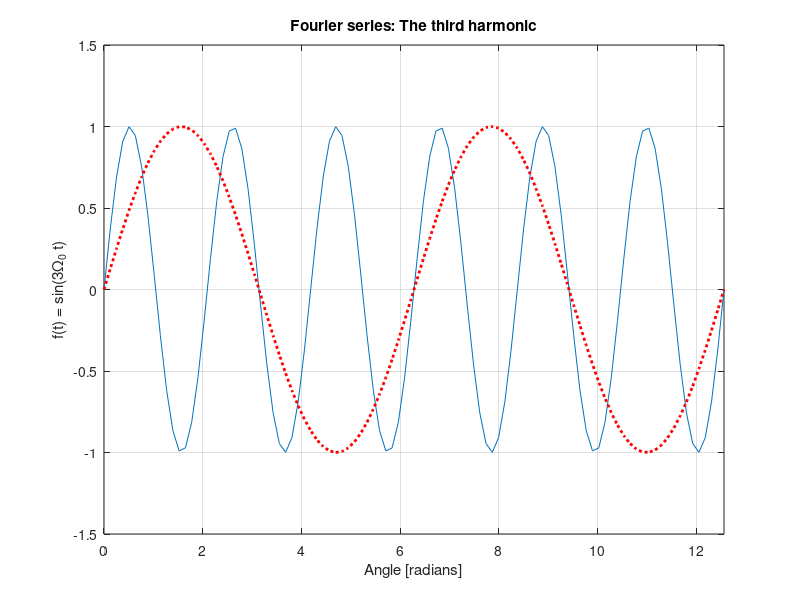

The MATLAB script that drew this image:
%% Waves and Symmetry
% Prepared for EG-247 Signals and Systems by Chris Jobling
%% Square wave

t = [-3*pi,-2*pi,-2*pi,-2*pi,-pi,-pi,-pi,0,0,0,pi,pi,pi,2*pi,2*pi,2*pi,3*pi];
f = [-1,-1,0,1,1,0,-1,-1,0,1,1,0,-1,-1,0,1,1];
plot(t,f,"LineWidth",2)
axis([-2*pi,2*pi,-1.5,1.5])
grid
title('Square waveform')
xlabel('Angle [radians]')
ylabel('f(t)')
%% Shifted square wave

t = [-3*pi,-2*pi,-2*pi,-2*pi,-pi,-pi,-pi,0,0,0,pi,pi,pi,2*pi,2*pi,2*pi,3*pi];
f = [-1,-1,0,1,1,0,-1,-1,0,1,1,0,-1,-1,0,1,1];
plot(t-pi/2,f,"LineWidth",2)
axis([-2*pi,2*pi,-1.5,1.5])
grid
title('Shifted square waveform')
xlabel('Angle [radians]')
ylabel('f(t)')
%% Sawtooth waveform

t = [-3*pi,-2*pi,-2*pi,-2*pi,-pi,0,0,0,pi,2*pi,2*pi,2*pi,3*pi];
f = [0,1,0,-1,0,1,0,-1,0,1,0,-1,0];
plot(t,f,"LineWidth",2)
axis([-2*pi,2*pi,-1.5,1.5])
grid
title('Sawtooth waveform')
xlabel('Angle [radians]')
ylabel('f(t)')
%% Triangular waveform

t = [-2*pi,-5*pi/2,-2*pi,-3*pi/2,-pi,-pi/2,0,pi/2,pi,3*pi/2,2*pi,5*pi/2,2*pi];
f = [0,-1,0,1,0,-1,0,1,0,-1,0,1,0]
plot(t,f,"LineWidth",2)
axis([-2*pi,2*pi,-1.5,1.5])
grid
title('Triangular waveform')
xlabel('Angle [radians]')
ylabel('f(t)')
%% Fundamental

t = linspace(0,4*pi,100);
plot(t,sin(t),"LineWidth",2)
grid
axis([0,4*pi,-1.5,1.5])
title('Fourier series: The fundamental frequency')
xlabel('Angle [radians]')
ylabel('f(t) = sin(\Omega_0 t)')
%% Second harmonic

t = linspace(0,4*pi,100);
plot(t,sin(2*t),t,sin(t),'r:',"LineWidth",2)
grid
axis([0,4*pi,-1.5,1.5])
title('Fourier series: The second harmonic')
xlabel('Angle [radians]')
ylabel('f(t) = sin(2\Omega_0 t)')
%% Third harmonic

t = linspace(0,4*pi,100);
plot(t,sin(3*t),t,sin(t),'r:',"LineWidth",2)
grid
axis([0,4*pi,-1.5,1.5])
title('Fourier series: The third harmonic')
xlabel('Angle [radians]')
ylabel('f(t) = sin(3\Omega_0 t)')